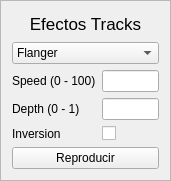
   <widget class="QFrame" name="panel_efectos">
    <property name="geometry">
     <rect>
      <x>320</x>
      <y>450</y>
      <width>171</width>
      <height>181</height>
     </rect>
    </property>
    <property name="font">
     <font>
      <weight>50</weight>
      <bold>false</bold>
     </font>
    </property>
    <property name="frameShape">
     <enum>QFrame::StyledPanel</enum>
    </property>
    <property name="frameShadow">
     <enum>QFrame::Raised</enum>
    </property>
    <layout class="QGridLayout" name="gridLayout_20">
     <item row="2" column="0">
      <widget class="QLabel" name="speed">
       <property name="text">
        <string>Speed (0 - 100)</string>
       </property>
      </widget>
     </item>
     <item row="0" column="0" colspan="2">
      <widget class="QLabel" name="label_26">
       <property name="maximumSize">
        <size>
         <width>16777215</width>
         <height>60</height>
        </size>
       </property>
       <property name="font">
        <font>
         <pointsize>13</pointsize>
        </font>
       </property>
       <property name="text">
        <string>Efectos Tracks</string>
       </property>
       <property name="scaledContents">
        <bool>false</bool>
       </property>
       <property name="alignment">
        <set>Qt::AlignCenter</set>
       </property>
       <property name="wordWrap">
        <bool>true</bool>
       </property>
      </widget>
     </item>
     <item row="3" column="1">
      <widget class="QLineEdit" name="depth_lineedit"/>
     </item>
     <item row="3" column="0">
      <widget class="QLabel" name="label_28">
       <property name="text">
        <string>Depth (0 - 1)</string>
       </property>
      </widget>
     </item>
     <item row="2" column="1">
      <widget class="QLineEdit" name="speed_lineedit"/>
     </item>
     <item row="4" column="0">
      <widget class="QLabel" name="label_29">
       <property name="text">
        <string>Inversion </string>
       </property>
      </widget>
     </item>
     <item row="1" column="0" colspan="2">
      <widget class="QComboBox" name="select_effect">
       <item>
        <property name="text">
         <string>Flanger</string>
        </property>
       </item>
       <item>
        <property name="text">
         <string>Chorus</string>
        </property>
       </item>
      </widget>
     </item>
     <item row="5" column="0" colspan="2">
      <widget class="QPushButton" name="efecto_reproducir">
       <property name="text">
        <string>Reproducir</string>
       </property>
      </widget>
     </item>
     <item row="4" column="1">
      <widget class="QCheckBox" name="inversion">
       <property name="text">
        <string/>
       </property>
      </widget>
     </item>
    </layout>
   </widget>
